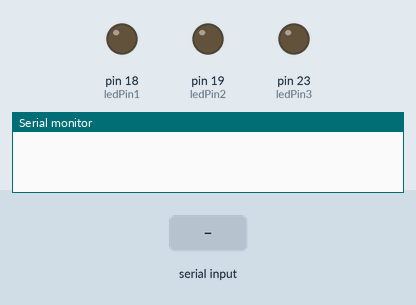
Recording of a sketch running on a simulated Arduino Mega 2560, built with avr-gcc and run on an emulated ATmega2560. Shown: output pins drawn as LEDs (lit = HIGH), the last lines printed to the serial monitor. The test bench sets the inputs (shaded band).

Above: at 1.2 s.
1.3 s: "1" received over Serial
At 2.5 s:
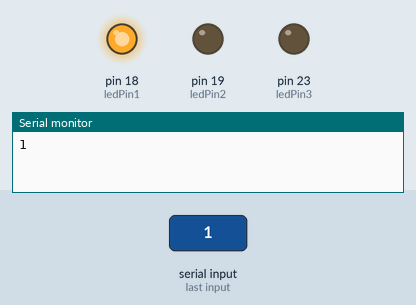
2.8 s: "2" received over Serial
At 3.9 s:
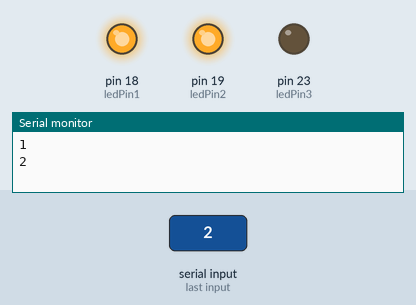
4.3 s: "3" received over Serial
At 5.0 s:
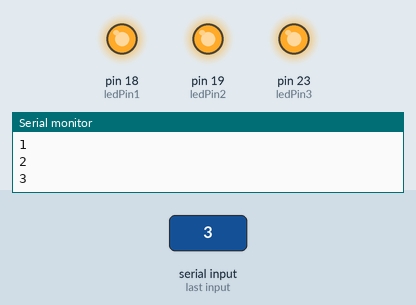
5.8 s: "0" received over Serial
At 6.1 s:
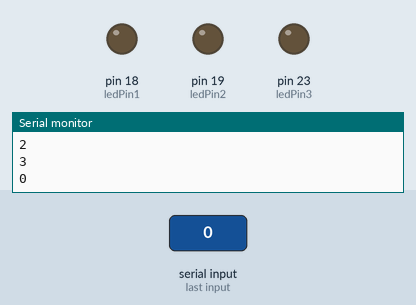
7.3 s: "2" received over Serial
At 8.5 s:
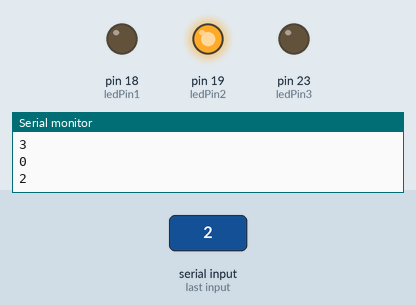
8.8 s: "3" received over Serial
At 9.6 s:
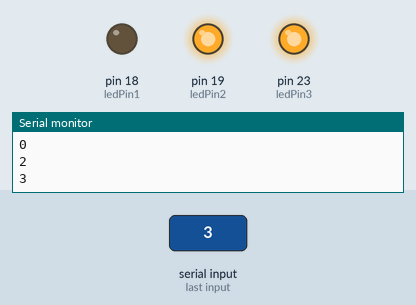
Timing chart, 0 to 11.3 s (numbered marks = the images above; inputs shaded):
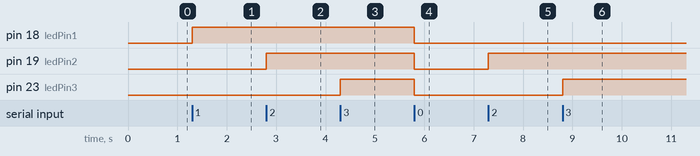

Measured:
- after the input at 1.3 s, pin 18 (ledPin1): LOW → HIGH at once
- after the input at 2.8 s, pin 19 (ledPin2): LOW → HIGH at once
- after the input at 4.3 s, pin 23 (ledPin3): LOW → HIGH at once
- after the input at 5.8 s, pin 18 (ledPin1), pin 19 (ledPin2), pin 23 (ledPin3): HIGH → LOW at once
- after the input at 7.3 s, pin 19 (ledPin2): LOW → HIGH at once
- after the input at 8.8 s, pin 23 (ledPin3): LOW → HIGH at once

The sketch:

sketch_dec21b.ino
```cpp
int ledPin1 = 18;
int ledPin2 = 19;
int ledPin3 = 23;

void setup() {
  pinMode(ledPin1,OUTPUT);
  pinMode(ledPin2,OUTPUT);
  pinMode(ledPin3,OUTPUT);
  Serial.begin(115200);

}

void loop() {
  if(Serial.available()){
    char c = Serial.read();
    Serial.println(c);

    if(c == '1'){
      digitalWrite(ledPin1,1);
    }else if(c == '2'){
      digitalWrite(ledPin2,1);
    }else if(c == '3'){
      digitalWrite(ledPin3,1);
    }else if(c == '0'){
      digitalWrite(ledPin1,0);
      digitalWrite(ledPin2,0);
      digitalWrite(ledPin3,0);
    }


  }
}
```
